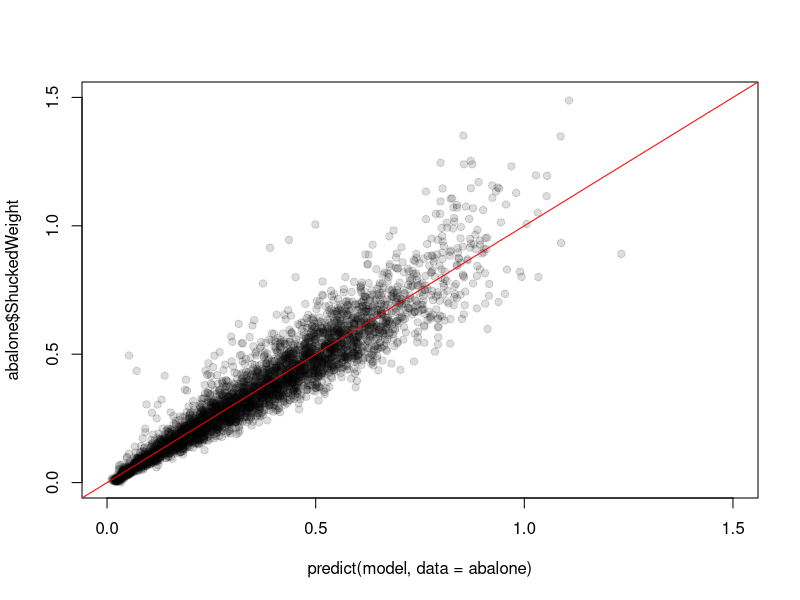

R code for this plot:
# Analysis of abalone.csv
# We want to predict how much an abalone (a type of shellfish like oysters)
# would weight after being prepared for consumption (shucked weight). This
# could be a predictor of how much it would be worth on the market. Since we do
# not want to have to open it (and thus kill it) to make our prediction, we can
# only use its physical dimensions (length, diameter, height, weight, rings)

# Load data ####
abalone = read.table("abalone.csv", header=T, sep=",")

# Look at data informations ####
print(names(abalone))
print(str(abalone))
print(head(abalone))

# Plot infos about interesting variables ####
#plot(abalone[, c("ShuckedWeight", "Length", "Diameter", "Height", "WholeWeight")])

# Create linear model ####
# Try to explain the Shucked Weight (weight of the part that is eaten) with
# physical dimensions
abalone$Length = abalone$Length^3
abalone$Diameter = abalone$Diameter^3
abalone$Height = abalone$Height^3
model = lm(abalone$ShuckedWeight ~ abalone$Length + abalone$Diameter + abalone$Height + abalone$Rings)
print(summary(model))

# Visualize prediction ####
plot(predict(model, data=abalone), abalone$ShuckedWeight, pch=19, col="#00000022", ylim=c(0, 1.5), xlim=c(0, 1.5))
abline(0, 1, col="red")
